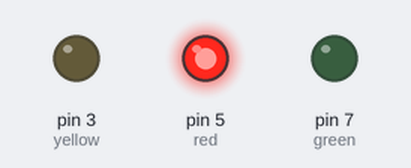
Bench run of a sketch on a simulated Arduino Uno, built with avr-gcc and run on an emulated ATmega328P. Shown: output pins drawn as LEDs (lit = HIGH).

Above: at 2.5 s.
At 6.0 s:
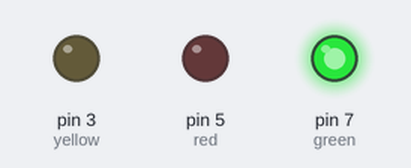
At 7.2 s:
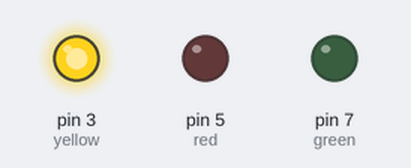
Timing chart, 0 to 9.8 s (numbered marks = the images above):
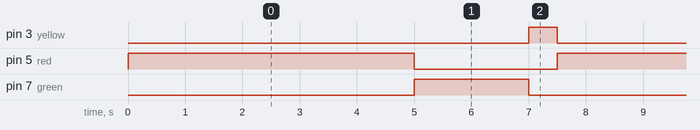

The sketch:

tutorial_1.ino
```cpp
int red = 5;
int yellow = 3;
int green = 7;

void setup() {
  // put your setup code here, to run once:
  pinMode(red, OUTPUT);
  pinMode(yellow, OUTPUT);
  pinMode(green, OUTPUT);
}

void loop() {
  // put your main code here, to run repeatedly:
  digitalWrite(yellow, LOW);
  digitalWrite(green, LOW);
  digitalWrite(red, HIGH);
  delay(5000);
  digitalWrite(red, LOW);
  digitalWrite(green, HIGH);
  delay(2000);
  digitalWrite(green, LOW);
  digitalWrite(yellow, HIGH);
  delay(500);
  digitalWrite(yellow, LOW);
}
```

Measured:
- by itself, pin 3 (yellow): alternates HIGH for 0.50 s and LOW for 7.0 s
- by itself, pin 5 (red): alternates HIGH for 5.0 s and LOW for 2.5 s
- by itself, pin 7 (green): alternates HIGH for 2.0 s and LOW for 5.5 s
